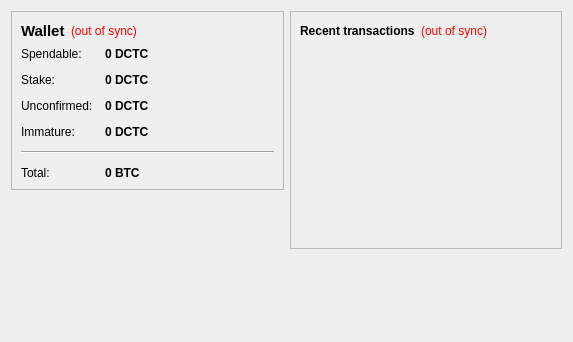
<?xml version="1.0" encoding="UTF-8"?>
<ui version="4.0">
 <class>OverviewPage</class>
 <widget class="QWidget" name="OverviewPage">
  <property name="geometry">
   <rect>
    <x>0</x>
    <y>0</y>
    <width>573</width>
    <height>342</height>
   </rect>
  </property>
  <property name="windowTitle">
   <string>Form</string>
  </property>
  <layout class="QHBoxLayout" name="horizontalLayout" stretch="1,1">
   <item>
    <layout class="QVBoxLayout" name="verticalLayout_2">
     <item>
      <widget class="QFrame" name="frame">
       <property name="frameShape">
        <enum>QFrame::StyledPanel</enum>
       </property>
       <property name="frameShadow">
        <enum>QFrame::Raised</enum>
       </property>
       <layout class="QVBoxLayout" name="verticalLayout_4">
        <item>
         <layout class="QHBoxLayout" name="horizontalLayout_4">
          <item>
           <widget class="QLabel" name="label_5">
            <property name="font">
             <font>
              <pointsize>11</pointsize>
              <weight>75</weight>
              <bold>true</bold>
             </font>
            </property>
            <property name="text">
             <string>Wallet</string>
            </property>
           </widget>
          </item>
          <item>
           <widget class="QLabel" name="labelWalletStatus">
            <property name="toolTip">
             <string>The displayed information may be out of date. Your wallet automatically synchronizes with the DCTC network after a connection is established, but this process has not completed yet.</string>
            </property>
            <property name="styleSheet">
             <string notr="true">QLabel { color: red; }</string>
            </property>
            <property name="text">
             <string notr="true">(out of sync)</string>
            </property>
            <property name="alignment">
             <set>Qt::AlignLeading|Qt::AlignLeft|Qt::AlignVCenter</set>
            </property>
           </widget>
          </item>
          <item>
           <spacer name="horizontalSpacer_2">
            <property name="orientation">
             <enum>Qt::Horizontal</enum>
            </property>
            <property name="sizeHint" stdset="0">
             <size>
              <width>40</width>
              <height>20</height>
             </size>
            </property>
           </spacer>
          </item>
         </layout>
        </item>
        <item>
         <layout class="QFormLayout" name="formLayout_2">
          <property name="fieldGrowthPolicy">
           <enum>QFormLayout::AllNonFixedFieldsGrow</enum>
          </property>
          <property name="horizontalSpacing">
           <number>12</number>
          </property>
          <property name="verticalSpacing">
           <number>12</number>
          </property>
          <item row="0" column="0">
           <widget class="QLabel" name="label">
            <property name="text">
             <string>Spendable:</string>
            </property>
           </widget>
          </item>
          <item row="0" column="1">
           <widget class="QLabel" name="labelBalance">
            <property name="font">
             <font>
              <weight>75</weight>
              <bold>true</bold>
             </font>
            </property>
            <property name="cursor">
             <cursorShape>IBeamCursor</cursorShape>
            </property>
            <property name="toolTip">
             <string>Your current spendable balance</string>
            </property>
            <property name="text">
             <string notr="true">0 DCTC</string>
            </property>
            <property name="textInteractionFlags">
             <set>Qt::LinksAccessibleByMouse|Qt::TextSelectableByKeyboard|Qt::TextSelectableByMouse</set>
            </property>
           </widget>
          </item>
          <item row="1" column="0">
           <widget class="QLabel" name="label_6">
            <property name="text">
             <string>Stake:</string>
            </property>
           </widget>
          </item>
          <item row="1" column="1">
           <widget class="QLabel" name="labelStake">
            <property name="font">
             <font>
              <weight>75</weight>
              <bold>true</bold>
             </font>
            </property>
            <property name="cursor">
             <cursorShape>IBeamCursor</cursorShape>
            </property>
            <property name="toolTip">
             <string>Total of coins that was staked, and do not yet count toward the current balance</string>
            </property>
            <property name="text">
             <string notr="true">0 DCTC</string>
            </property>
            <property name="textInteractionFlags">
             <set>Qt::LinksAccessibleByMouse|Qt::TextSelectableByKeyboard|Qt::TextSelectableByMouse</set>
            </property>
           </widget>
          </item>
          <item row="2" column="0">
           <widget class="QLabel" name="label_3">
            <property name="text">
             <string>Unconfirmed:</string>
            </property>
           </widget>
          </item>
          <item row="2" column="1">
           <widget class="QLabel" name="labelUnconfirmed">
            <property name="font">
             <font>
              <weight>75</weight>
              <bold>true</bold>
             </font>
            </property>
            <property name="cursor">
             <cursorShape>IBeamCursor</cursorShape>
            </property>
            <property name="toolTip">
             <string>Total of transactions that have yet to be confirmed, and do not yet count toward the current balance</string>
            </property>
            <property name="text">
             <string notr="true">0 DCTC</string>
            </property>
            <property name="textInteractionFlags">
             <set>Qt::LinksAccessibleByMouse|Qt::TextSelectableByKeyboard|Qt::TextSelectableByMouse</set>
            </property>
           </widget>
          </item>
          <item row="3" column="0">
           <widget class="QLabel" name="labelImmatureText">
            <property name="text">
             <string>Immature:</string>
            </property>
           </widget>
          </item>
          <item row="3" column="1">
           <widget class="QLabel" name="labelImmature">
            <property name="font">
             <font>
              <weight>75</weight>
              <bold>true</bold>
             </font>
            </property>
            <property name="toolTip">
             <string>Mined balance that has not yet matured</string>
            </property>
            <property name="text">
             <string notr="true">0 DCTC</string>
            </property>
            <property name="textInteractionFlags">
             <set>Qt::LinksAccessibleByMouse|Qt::TextSelectableByKeyboard|Qt::TextSelectableByMouse</set>
            </property>
           </widget>
          </item>
          <item row="4" column="0" colspan="2">
           <widget class="Line" name="line">
            <property name="orientation">
             <enum>Qt::Horizontal</enum>
            </property>
           </widget>
          </item>
          <item row="5" column="0">
           <widget class="QLabel" name="labelTotalText">
            <property name="text">
             <string>Total:</string>
            </property>
           </widget>
          </item>
          <item row="5" column="1">
           <widget class="QLabel" name="labelTotal">
            <property name="font">
             <font>
              <weight>75</weight>
              <bold>true</bold>
             </font>
            </property>
            <property name="cursor">
             <cursorShape>IBeamCursor</cursorShape>
            </property>
            <property name="toolTip">
             <string>Your current total balance</string>
            </property>
            <property name="text">
             <string notr="true">0 BTC</string>
            </property>
            <property name="textInteractionFlags">
             <set>Qt::LinksAccessibleByMouse|Qt::TextSelectableByKeyboard|Qt::TextSelectableByMouse</set>
            </property>
           </widget>
          </item>
         </layout>
        </item>
       </layout>
      </widget>
     </item>
     <item>
      <spacer name="verticalSpacer">
       <property name="orientation">
        <enum>Qt::Vertical</enum>
       </property>
       <property name="sizeHint" stdset="0">
        <size>
         <width>20</width>
         <height>40</height>
        </size>
       </property>
      </spacer>
     </item>
    </layout>
   </item>
   <item>
    <layout class="QVBoxLayout" name="verticalLayout_3">
     <item>
      <widget class="QFrame" name="frame_2">
       <property name="frameShape">
        <enum>QFrame::StyledPanel</enum>
       </property>
       <property name="frameShadow">
        <enum>QFrame::Raised</enum>
       </property>
       <layout class="QVBoxLayout" name="verticalLayout">
        <item>
         <layout class="QHBoxLayout" name="horizontalLayout_2">
          <item>
           <widget class="QLabel" name="label_4">
            <property name="text">
             <string>&lt;b&gt;Recent transactions&lt;/b&gt;</string>
            </property>
           </widget>
          </item>
          <item>
           <widget class="QLabel" name="labelTransactionsStatus">
            <property name="toolTip">
             <string>The displayed information may be out of date. Your wallet automatically synchronizes with the DCTC network after a connection is established, but this process has not completed yet.</string>
            </property>
            <property name="styleSheet">
             <string notr="true">QLabel { color: red; }</string>
            </property>
            <property name="text">
             <string notr="true">(out of sync)</string>
            </property>
            <property name="alignment">
             <set>Qt::AlignRight|Qt::AlignTrailing|Qt::AlignVCenter</set>
            </property>
           </widget>
          </item>
          <item>
           <spacer name="horizontalSpacer">
            <property name="orientation">
             <enum>Qt::Horizontal</enum>
            </property>
            <property name="sizeHint" stdset="0">
             <size>
              <width>40</width>
              <height>20</height>
             </size>
            </property>
           </spacer>
          </item>
         </layout>
        </item>
        <item>
         <widget class="QListView" name="listTransactions">
          <property name="styleSheet">
           <string notr="true">QListView { background: transparent; }</string>
          </property>
          <property name="frameShape">
           <enum>QFrame::NoFrame</enum>
          </property>
          <property name="verticalScrollBarPolicy">
           <enum>Qt::ScrollBarAlwaysOff</enum>
          </property>
          <property name="horizontalScrollBarPolicy">
           <enum>Qt::ScrollBarAlwaysOff</enum>
          </property>
          <property name="selectionMode">
           <enum>QAbstractItemView::NoSelection</enum>
          </property>
         </widget>
        </item>
       </layout>
      </widget>
     </item>
     <item>
      <spacer name="verticalSpacer_2">
       <property name="orientation">
        <enum>Qt::Vertical</enum>
       </property>
       <property name="sizeHint" stdset="0">
        <size>
         <width>20</width>
         <height>40</height>
        </size>
       </property>
      </spacer>
     </item>
    </layout>
   </item>
  </layout>
 </widget>
 <resources/>
 <connections/>
</ui>
